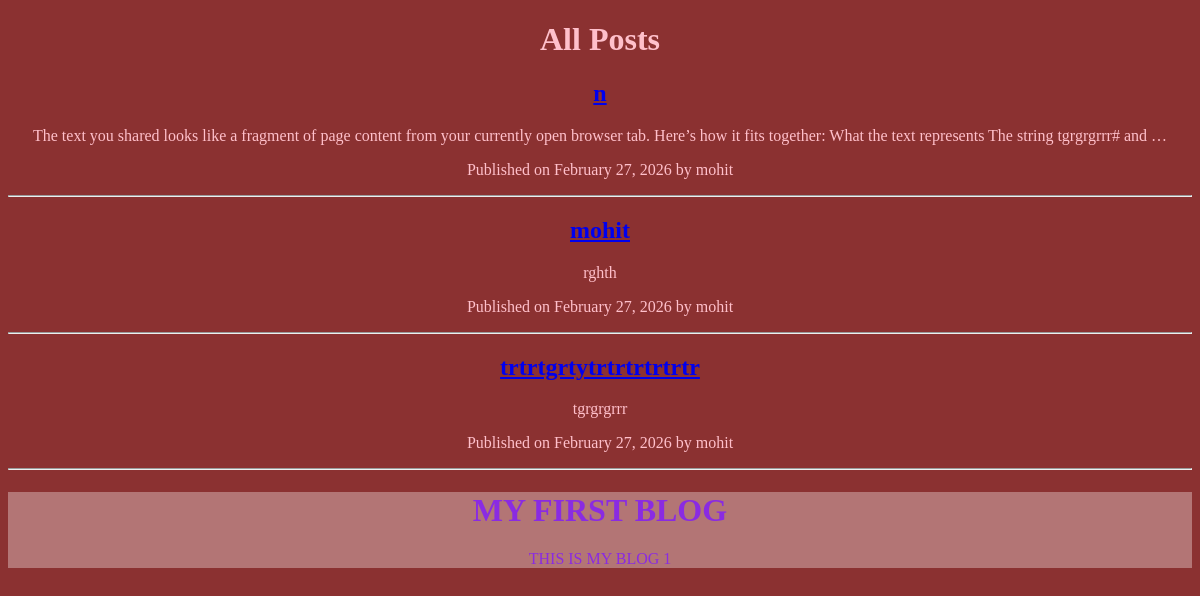
Screenshot of /blog/ with the database file from the repository.
### blog/models.py (models this page shows, shortened)
class Post(models.Model):
    class Status(models.TextChoices):
        DRAFT = 'DF', 'Draft'
        PUBLISHED = 'PB', 'Published'
    title = models.CharField(max_length=200)
    slug = models.SlugField(max_length=200, unique=True)
    body = models.TextField()
    publish = models.DateTimeField(default=timezone.now)
    created = models.DateTimeField(auto_now_add=True)
    updated = models.DateTimeField(auto_now=True)
    author = models.ForeignKey(
        settings.AUTH_USER_MODEL,
        on_delete=models.CASCADE,
        related_name='blog_posts'
    )
    status = models.CharField(
        max_length=2,
        choices=Status.choices,
        default=Status.DRAFT
    )
    objects = models.Manager()        # Default manager
    published = PublishedManager()    # Custom manager
    class Meta:
        ordering = ['-publish']
        indexes = [
            models.Index(fields=['-publish']),
        ]
    def get_absolute_url(self):
        return reverse('blog:post_detail', args=[self.id])

### blog/views.py (the view)
# urls.py: path('', views.post_list, name='post_list'),
def post_list(request):
    posts = Post.published.all()
    return render(request, 'blog/post_list.html', {'posts': posts})

### blog/models.py (called while the page is built)
    def get_queryset(self):
        return super().get_queryset().filter(status=Post.Status.PUBLISHED)

### blog/templates/blog/post_list.html (shortened to what this page needs)
{% extends "blog/base.html" %}
{% block content %}
    <h1>All Posts</h1>
    {% for post in posts %}
        <div class="post-preview">
            <h2>
                <a href="{{ post.get_absolute_url }}">{{ post.title }}</a>
            </h2>
            <p>
                {{ post.body|truncatewords:30 }}
            </p>
            <p>
                Published on {{ post.publish|date:"F j, Y" }} by {{ post.author }}
            </p>
            <hr>
        </div>
    {% empty %}
        <p>No posts found.</p>
    {% endfor %}
{% endblock %}

### blog/templates/blog/base.html (shortened to what this page needs)
{% load static %}
<!DOCTYPE html>
<html>
<head>
    <link rel="stylesheet" href="{% static 'blog/css/blog.css' %}">
</head>
<body>
    <div id="content">
        {%block content%}
        {%endblock%}
    </div>
    <div id="slidebar">
        <h1> MY FIRST BLOG</h1>
        <p>THIS IS  MY BLOG 1</p>
    </div>
</body>
</html>

### blog/static/blog/css/blog.css (style rules this page uses)
#content { color: pink; text-align: center; }
#slidebar { color: blueviolet; background-color: rgb(179, 117, 117); text-align: center; }
body { background-color: rgb(139, 49, 49); }

### rows the page displays
Post: title "n", body "The text you shared looks like a fragment of page content from your currently open browser tab. Here’s how it fits together: What the text represents The string tgrgrgrrr# and …", publish "February 27, 2026", author "mohit"
Post: title "mohit", body "rghth", publish "February 27, 2026", author "mohit"
Post: title "trtrtgrtytrtrtrtrtrtr", body "tgrgrgrrr", publish "February 27, 2026", author "mohit"
